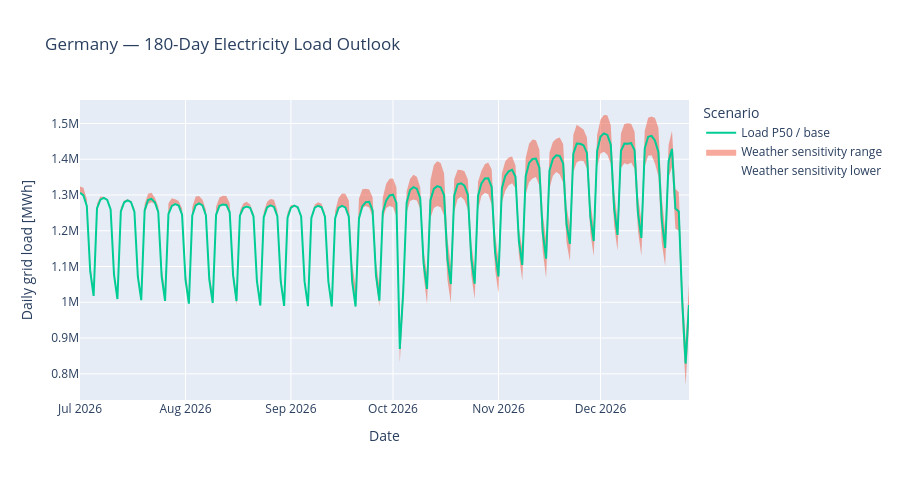

Here is the notebook cell this chart was saved with:
### Code cell
fig_load = go.Figure()

lower_load = dash[["load_cold_weather", "load_warm_weather"]].min(axis=1)
upper_load = dash[["load_cold_weather", "load_warm_weather"]].max(axis=1)

fig_load.add_trace(go.Scatter(
    x=dash["date"], y=lower_load,
    mode="lines", line=dict(width=0),
    name="Weather sensitivity lower",
    hoverinfo="skip"
))
fig_load.add_trace(go.Scatter(
    x=dash["date"], y=upper_load,
    mode="lines", line=dict(width=0),
    fill="tonexty",
    name="Weather sensitivity range",
    hovertemplate="%{x|%Y-%m-%d}<br>Upper scenario: %{y:,.0f} MWh<extra></extra>"
))
fig_load.add_trace(go.Scatter(
    x=dash["date"], y=dash["load_p50"],
    mode="lines",
    name="Load P50 / base",
    hovertemplate="%{x|%Y-%m-%d}<br>Load: %{y:,.0f} MWh<extra></extra>"
))

fig_load.update_layout(
    title="Germany — 180-Day Electricity Load Outlook",
    xaxis_title="Date",
    yaxis_title="Daily grid load [MWh]",
    hovermode="x unified",
    legend_title="Scenario",
    height=480
)
fig_load.show()

### Figure 1 — Plotly figure (JSON) as saved in the notebook; plotly's stock layout.template omitted (floating-point values rounded to 4 significant figures; data arrays with more than 128 entries replaced by an {"elided": "..."} marker saying what was removed)
{"data": [{"hoverinfo": "skip", "line": {"width": 0}, "mode": "lines", "name": "Weather sensitivity lower", "type": "scatter", "x": {"elided": "180 str values"}, "y": {"elided": "180 float values"}}, {"fill": "tonexty", "hovertemplate": "%{x|%Y-%m-%d}<br>Upper scenario: %{y:,.0f} MWh<extra></extra>", "line": {"width": 0}, "mode": "lines", "name": "Weather sensitivity range", "type": "scatter", "x": {"elided": "180 str values"}, "y": {"elided": "180 float values"}}, {"hovertemplate": "%{x|%Y-%m-%d}<br>Load: %{y:,.0f} MWh<extra></extra>", "mode": "lines", "name": "Load P50 / base", "type": "scatter", "x": {"elided": "180 str values"}, "y": {"elided": "180 float values"}}], "layout": {"height": 480, "hovermode": "x unified", "legend": {"title": {"text": "Scenario"}}, "title": {"text": "Germany — 180-Day Electricity Load Outlook"}, "xaxis": {"title": {"text": "Date"}}, "yaxis": {"title": {"text": "Daily grid load [MWh]"}}}}
